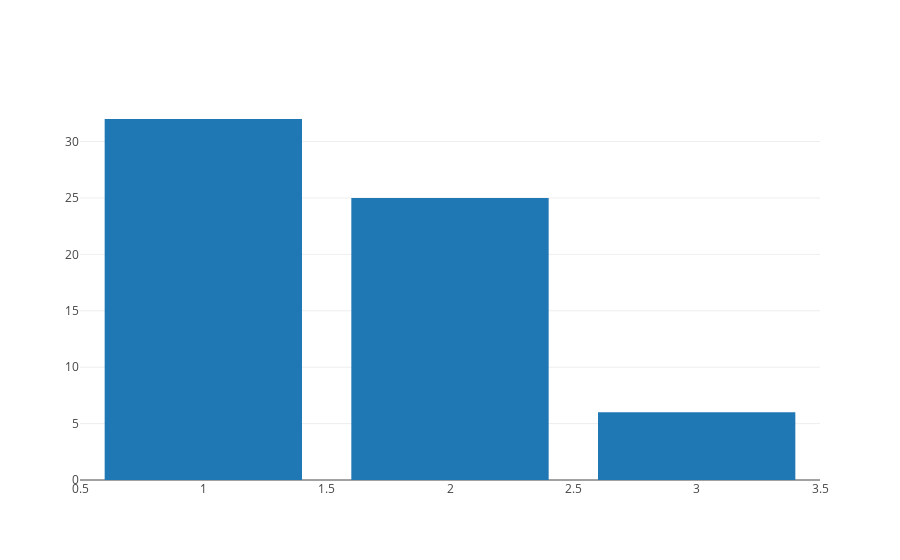

This figure's notebook cell:
### Code cell
import numpy as np
import collections
import random
import plotly.plotly as py
import plotly.graph_objs as go
from plotly.offline import download_plotlyjs, init_notebook_mode, plot, iplot
init_notebook_mode(connected=True)


l = []
for x in range(100):
  l.append(random.randint(1,101))
  
#print(l)

val = []
def makeFinger(val, l):
    print(l)
    counter=collections.Counter(l)
    values = list(counter.values())
    keys = list(counter.keys())
    maxVal = max(values)
    print(values)

    counter2=collections.Counter(values)
    values2 = list(counter2.values())
    keys2 = list(counter2.keys())
    print(values2) # values2[i] number of elements occurred keys2[i] times
    # {f(i) ==> values2[i]} represents number of elements occurred {i ==> keys2[i]} times
    print(keys2)
    val = values2
    data = [go.Bar(
            x=keys2,
            y=values2
    )]

    iplot(data, filename='basic-bar')
    
makeFinger(val, l)
# print(values)
# print(keys)

print(val)

### Figure 1 — Plotly figure (JSON) as saved in the notebook; plotly's stock layout.template omitted (floating-point values rounded to 4 significant figures)
{"data": [{"type": "bar", "uid": "c7a0ae70-f534-11e8-abbc-8c85907299e0", "x": [2, 3, 1], "y": [25, 6, 32]}], "layout": {}}
